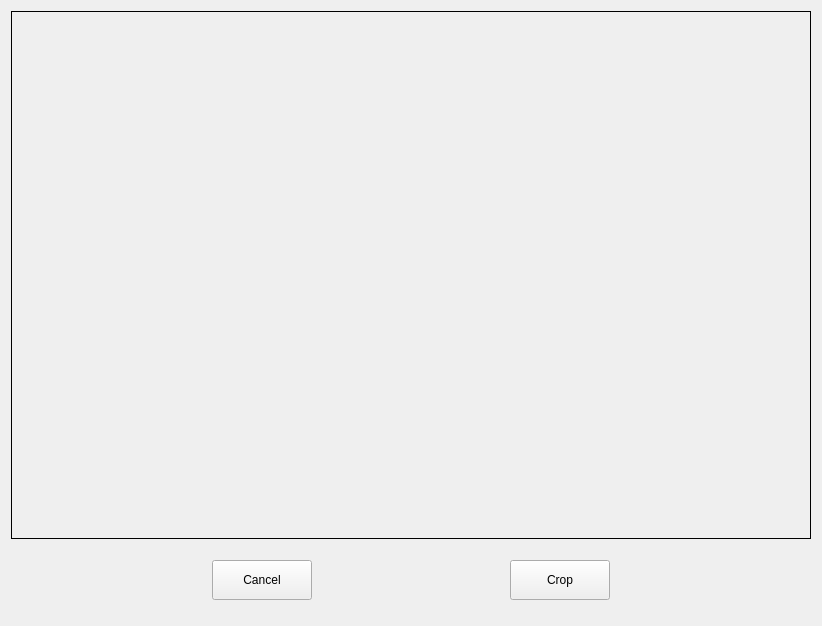
<?xml version="1.0" encoding="UTF-8"?>
<ui version="4.0">
 <class>Form</class>
 <widget class="QWidget" name="Form">
  <property name="geometry">
   <rect>
    <x>0</x>
    <y>0</y>
    <width>818</width>
    <height>626</height>
   </rect>
  </property>
  <property name="windowTitle">
   <string>Form</string>
  </property>
  <layout class="QGridLayout" name="gridLayout">
   <item row="0" column="0">
    <widget class="QLabel" name="ImageContainer">
     <property name="minimumSize">
      <size>
       <width>800</width>
       <height>500</height>
      </size>
     </property>
     <property name="frameShape">
      <enum>QFrame::Box</enum>
     </property>
     <property name="text">
      <string/>
     </property>
    </widget>
   </item>
   <item row="1" column="0">
    <widget class="QFrame" name="horizontalFrame">
     <property name="maximumSize">
      <size>
       <width>16777215</width>
       <height>70</height>
      </size>
     </property>
     <layout class="QHBoxLayout" name="horizontalLayout">
      <item>
       <spacer name="horizontalSpacer">
        <property name="orientation">
         <enum>Qt::Horizontal</enum>
        </property>
        <property name="sizeHint" stdset="0">
         <size>
          <width>40</width>
          <height>20</height>
         </size>
        </property>
       </spacer>
      </item>
      <item>
       <widget class="QPushButton" name="cancel">
        <property name="minimumSize">
         <size>
          <width>100</width>
          <height>40</height>
         </size>
        </property>
        <property name="text">
         <string>Cancel</string>
        </property>
       </widget>
      </item>
      <item>
       <spacer name="horizontalSpacer_2">
        <property name="orientation">
         <enum>Qt::Horizontal</enum>
        </property>
        <property name="sizeHint" stdset="0">
         <size>
          <width>40</width>
          <height>20</height>
         </size>
        </property>
       </spacer>
      </item>
      <item>
       <widget class="QPushButton" name="crop">
        <property name="minimumSize">
         <size>
          <width>100</width>
          <height>40</height>
         </size>
        </property>
        <property name="text">
         <string>Crop</string>
        </property>
       </widget>
      </item>
      <item>
       <spacer name="horizontalSpacer_3">
        <property name="orientation">
         <enum>Qt::Horizontal</enum>
        </property>
        <property name="sizeHint" stdset="0">
         <size>
          <width>40</width>
          <height>20</height>
         </size>
        </property>
       </spacer>
      </item>
     </layout>
    </widget>
   </item>
  </layout>
 </widget>
 <resources/>
 <connections/>
</ui>
